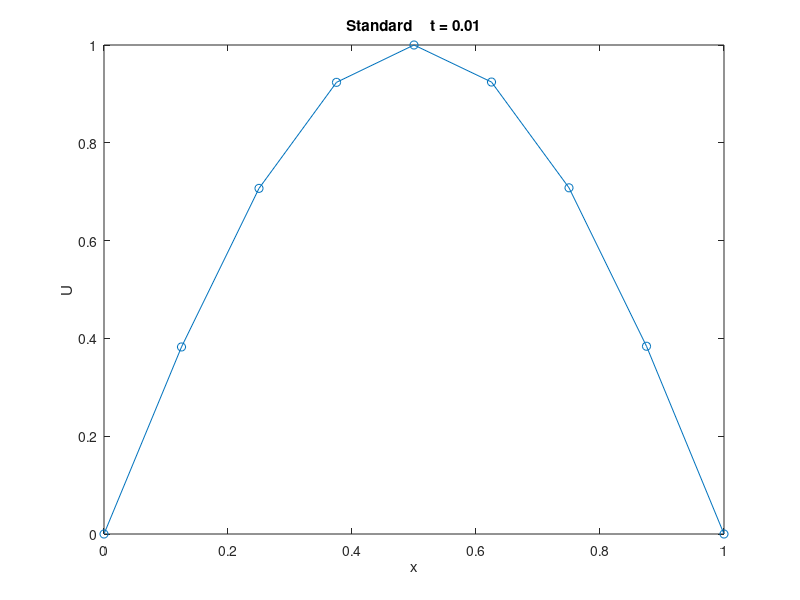
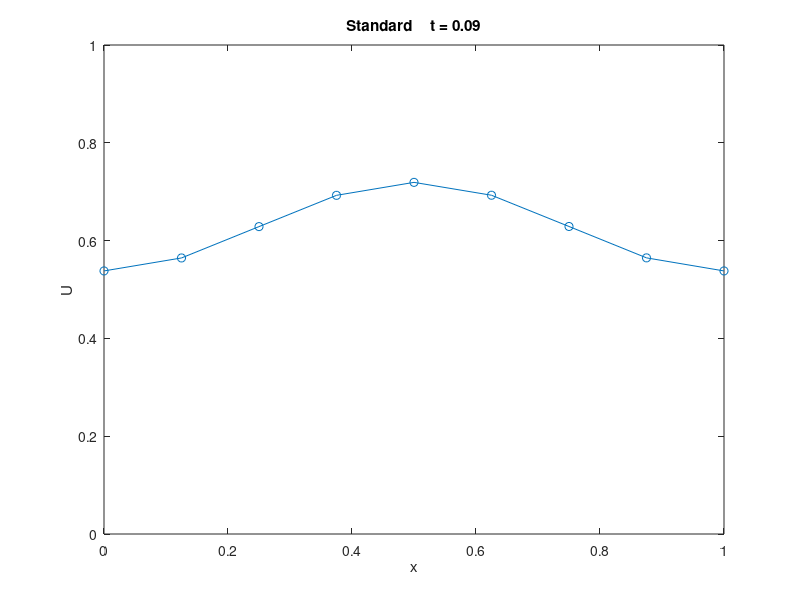
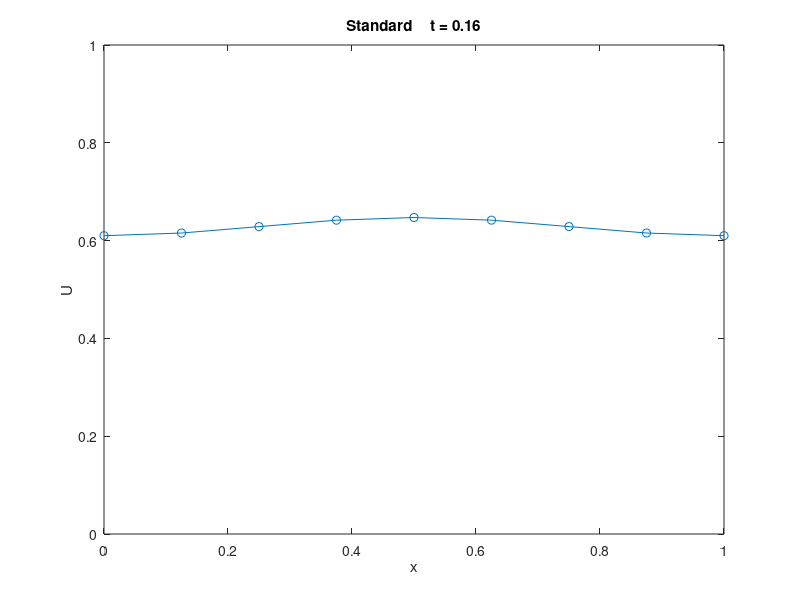
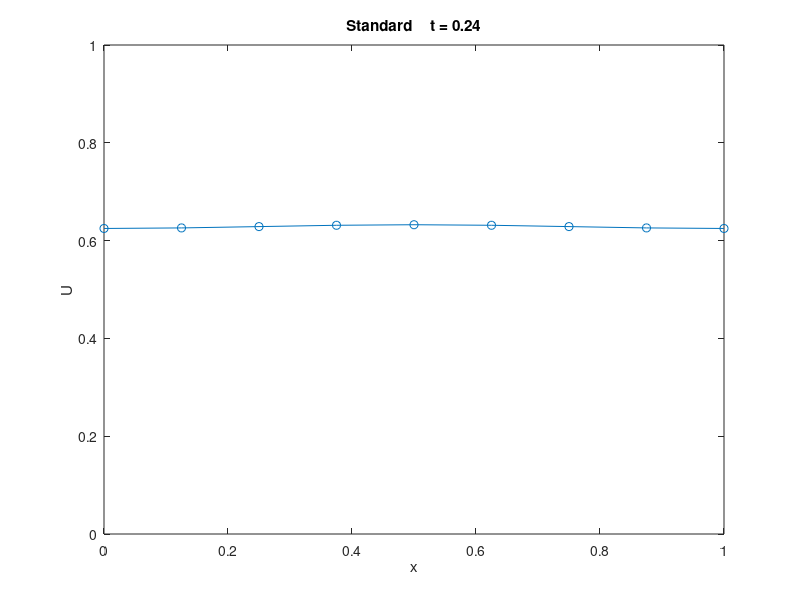

MATLAB code for these plots, in order: (Note: this script raises an error after producing the figures.)
## Heat Equation with periodic boundary conditions.
clf;
clc;
clear all;

addpath('./mole_MATLAB/')

#### Settings #####
explicit = 1;
plots = true;
plot_frequency = 10;
skip_standard = false;

##################################

## Shared problem parameters #####

## Heat Equation
alpha = 0.5; # thermal diffusivity.

# X Domain
a = 0;
b = 1;

# Time Domain
t0 = 0;
tf = 0.5;

##################################

## Implicit "Standard" Finite Differences Approach

# X discretization
N = 8; # number of grid points
dx = (b-a)/N;
x = [0:dx:(b-dx)]'; # solution domain is u(0) to u(N) {u(x(0)) = u(x(N+1))}
x_display = [x; b];

# Time discretization
t = t0;
dt = (dx^2) / (4 * alpha); # Use same timestep as mimetic code.

timesteps = 0;

# Initial Condition
u0 = sin(3.14 * x);
u_display = [u0; u0(1)];
u = u0;
unew = u0;

# Finite Difference Operator Matrix
v = alpha*dt/dx^2;
a0 = v*ones(N, 1);
a1 = -2*v*ones(N, 1);
A = spdiags([a0 a1 a0], [-1 0 1], N, N);
A(1, N) = v;
A(N, 1) = v;

if (explicit)
  FD = speye(size(A)) + A;
else
  FD = speye(size(A)) - A;
endif

figures_so_far = 1;

if (!skip_standard)
# Integrate
while (t < tf)
    # update U
    if (explicit)
      unew = FD * u;
    else
      unew = FD \ u;
    endif

    # timestep
    timesteps = timesteps+1;
    t = timesteps*dt;

    # Make a plot every few timesteps and on the last timestep.
    if (plots && (mod(timesteps-1, plot_frequency) == 0 || t >= tf))
      u_display = [u; u(1)];
      figure(figures_so_far);
      figures_so_far = figures_so_far + 1;
      plot(x_display, u_display, 'o-');
      str = sprintf('Standard \t t = %.2f', t);
      title(str)
      xlabel('x')
      ylabel('U')
      xlim([a b]);
      ylim([0 1]);
    endif

    u = unew;
end
endif
##################################


## Implicit Mimetic Finite Differences Approach

# X discretization
N = (N ); # chosen so FD and MFD matrix have same dimensions
dx = (b-a)/N;
x = [a (a+dx/2):dx:(b-dx/2) b]';
x_display = [x; b];

# Time discretization
t = t0;
timesteps = 0;
dt = dx^2/(4*alpha); # Von Neumann Stability Criterion

# Initial Condition
u0 = sin(3.14 * x);
u0(1) = 0; # first/last index holds B.C, we want 0.
u0(end) = 0;
u_display = [u0; u0(1)];
u = u0;
unew = u0;

# Mimetic Operator Matrix
order = 2;

# Instead of using MOLE's lap(), construct laplacian from div and grad ourselves.
# This lets us impose boundary conditions on D and G as needed.
D = div(order, N, dx); % 1D Mimetic divergence operator
G = grad(order, N, dx);

% Periodic BC imposed on the divergence operator
D(1,2) = 1/(2*dx);
D(1,end-1) = -1/(2*dx);
D(end,2) = 1/(2*dx);
D(end,end-1) = -1/(2*dx);

# Periodic BC imposed on the gradient operator
temp = G(end, :);
G(end,:) = G(end,:) - G(1,:);
G(1,:) = G(1,:) - temp;

L = D*G;

if (explicit)
  MFD = speye(size(L)) + alpha*dt*L;
else
  MFD = speye(size(L)) - alpha*dt*L;
endif

# Integrate
while (t < tf)
    # update U
    if (explicit)
      unew = MFD * u;
    else
      unew = MFD \ u;
    endif

    # timestep
    timesteps = timesteps+1;
    t = timesteps*dt;

    # Make a plot every few timesteps and on the last timestep.
    if (plots && (mod(timesteps-1, plot_frequency) == 0 || t >= tf))
      figure(figures_so_far);
      figures_so_far = figures_so_far + 1;
      plot(x, u, 'o-');
      str = sprintf('Mimetic \t t = %.2f', t);
      title(str)
      xlabel('x')
      ylabel('U')
      xlim([a b]);
      ylim([0 1]);
    endif

    u = unew;
end

##################################
